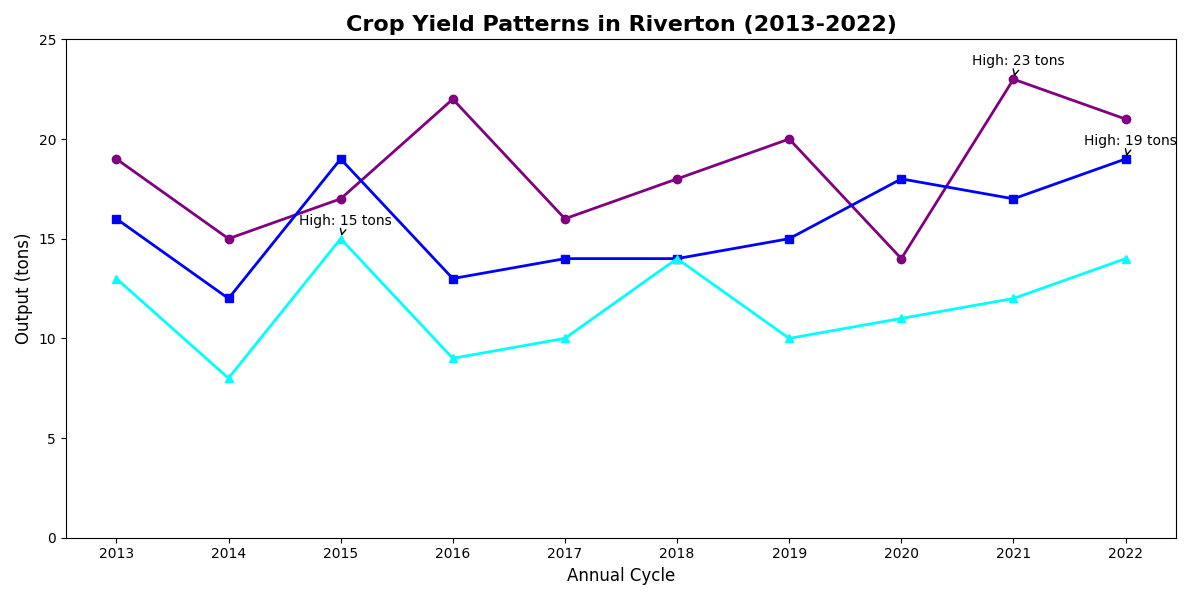

Write Python code to recreate this figure.
import matplotlib.pyplot as plt
import numpy as np

years = np.array([2013, 2014, 2015, 2016, 2017, 2018, 2019, 2020, 2021, 2022])
tomatoes_yield = np.array([19, 15, 17, 22, 16, 18, 20, 14, 23, 21])
carrots_yield = np.array([16, 12, 19, 13, 14, 14, 15, 18, 17, 19])
broccoli_yield = np.array([13, 8, 15, 9, 10, 14, 10, 11, 12, 14])

fig, ax = plt.subplots(figsize=(12, 6))

ax.plot(years, tomatoes_yield, marker='o', linestyle='-', color='purple', linewidth=2)
ax.plot(years, carrots_yield, marker='s', linestyle='-', color='blue', linewidth=2)
ax.plot(years, broccoli_yield, marker='^', linestyle='-', color='cyan', linewidth=2)

annotations = {
    'Tomatoes': (2021, 23),
    'Carrots': (2022, 19),
    'Broccoli': (2015, 15),
}
for veg, (year, value) in annotations.items():
    ax.annotate(
        f'High: {value} tons',
        xy=(year, value),
        xytext=(-30, 10),
        textcoords='offset points',
        arrowprops=dict(arrowstyle='->', color='black'),
        fontsize=10,
        color='black'
    )

ax.set_title('Crop Yield Patterns in Riverton (2013-2022)', fontsize=16, fontweight='bold')
ax.set_xlabel('Annual Cycle', fontsize=12)
ax.set_ylabel('Output (tons)', fontsize=12)
ax.set_xticks(years)
ax.set_ylim(0, 25)

plt.tight_layout()
plt.show()
